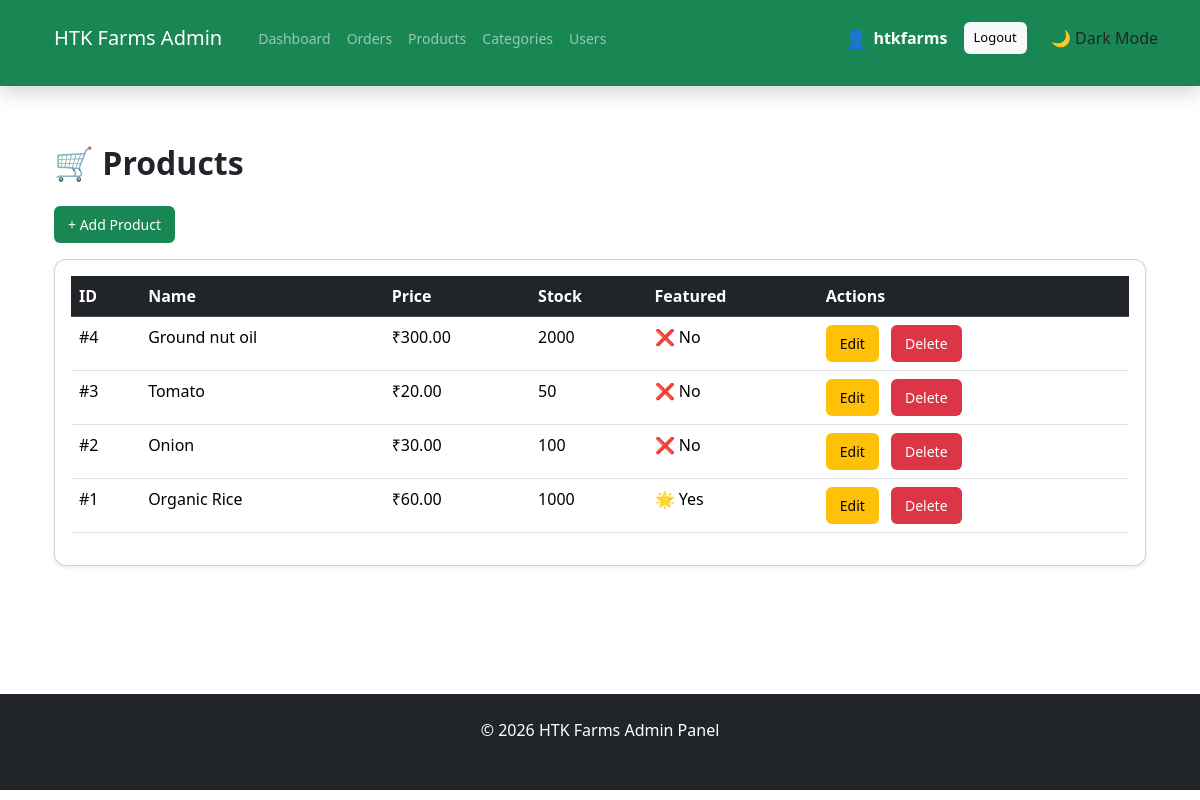
Before: /admin-products/ (signed in) with the older database file.
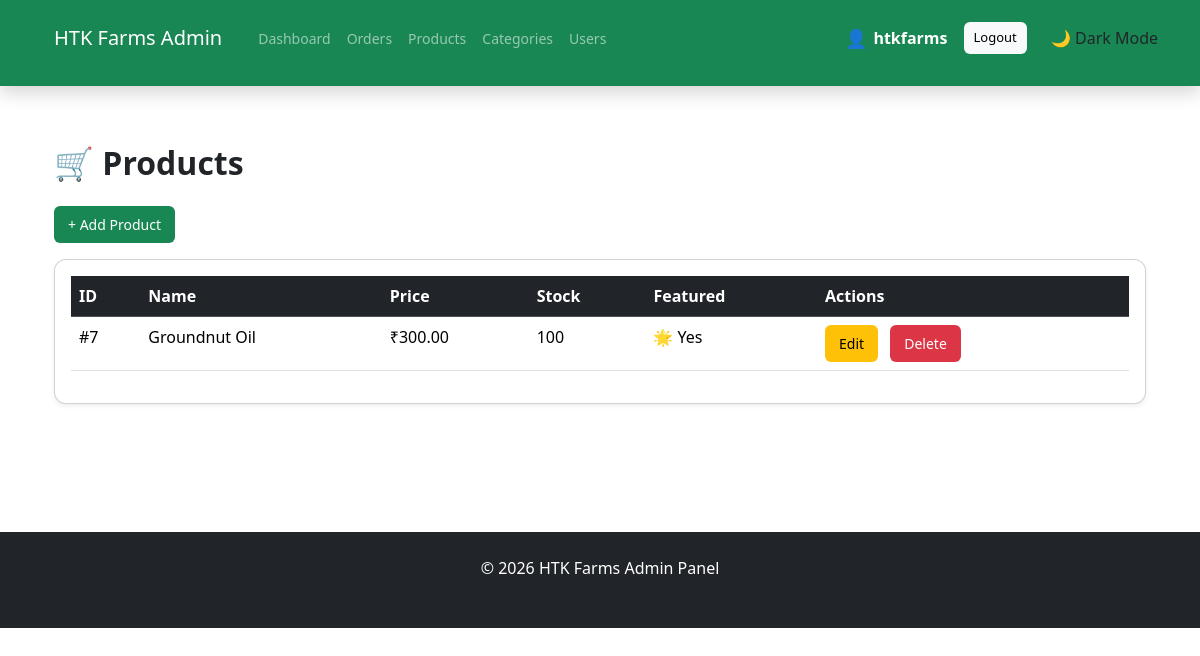
After: the same page with the newer database file.
### htkapp/models.py (models this page shows, shortened)
class Product(models.Model):
    name = models.CharField(max_length=200)
    category = models.ForeignKey(Category, on_delete=models.CASCADE)
    price = models.DecimalField(max_digits=10, decimal_places=2)
    card_image = CloudinaryField('image')
    detail_image = CloudinaryField('image')
    description = models.TextField()
    stock = models.IntegerField()
    is_featured = models.BooleanField(default=False)

### htkapp/decorators.py (the view)
    def wrapper(request, *args, **kwargs):
        if not request.user.is_authenticated or not request.user.is_staff:
            return redirect("home")  # or login page
        return view_func(request, *args, **kwargs)

### htkapp/context_processors.py (called while the page is built)
def categories_processor(request):
    return {
        "categories": Category.objects.all()
    }

### htkapp/views.py (called while the page is built)
def get_cart_count(request):
    if request.user.is_authenticated:
        count = sum(item.quantity for item in CartItem.objects.filter(user=request.user))
    else:
        count = 0
    return {
        "cart_count": count
    }

@admin_required
def admin_products(request):
    products = Product.objects.all().order_by("-id")
    return render(request, "admin/products.html", {"products": products})

### templates/admin/products.html
{% extends "admin/base.html" %}
{% block content %}
<div class="container mt-4">
  <h2 class="mb-4 fw-bold">🛒 Products</h2>
  <a href="/admin-products/add/" class="btn btn-success mb-3">
    + Add Product
  </a>
  <div class="card shadow-sm">
    <div class="card-body">
      <table class="table table-hover">
        <thead class="table-dark">
          <tr>
            <th>ID</th>
            <th>Name</th>
            <th>Price</th>
            <th>Stock</th>
            <th>Featured</th>
            <th>Actions</th>
          </tr>
        </thead>
        <tbody>
          {% for p in products %}
          <tr>
            <td>#{{ p.id }}</td>
            <td>{{ p.name }}</td>
            <td>₹{{ p.price }}</td>
            <td>{{ p.stock }}</td>
            <td>{% if p.is_featured %}🌟 Yes{% else %}❌ No{% endif %}</td>
            <td>
              <a href="/admin-products/edit/{{ p.id }}/" class="btn btn-sm btn-warning">
  Edit
</a>
              <a href="{% url 'delete_product' p.id %}"
   class="btn btn-sm btn-danger"
   onclick="return confirm('Are you sure you want to delete this product?');">
  Delete
</a>
            </td>
          </tr>
          {% endfor %}
        </tbody>
      </table>
    </div>
  </div>
</div>
{% endblock %}

Changed rows visible on the page:
removed Product: id "4", name "Ground nut oil", price "300.00", stock "2000", is_featured "❌ No"
removed Product: id "3", name "Tomato", price "20.00", stock "50", is_featured "❌ No"
removed Product: id "2", name "Onion", price "30.00", stock "100", is_featured "❌ No"
removed Product: id "1", name "Organic Rice", price "60.00", stock "1000", is_featured "🌟 Yes"
added Product: id "7", name "Groundnut Oil", price "300.00", stock "100", is_featured "🌟 Yes"
